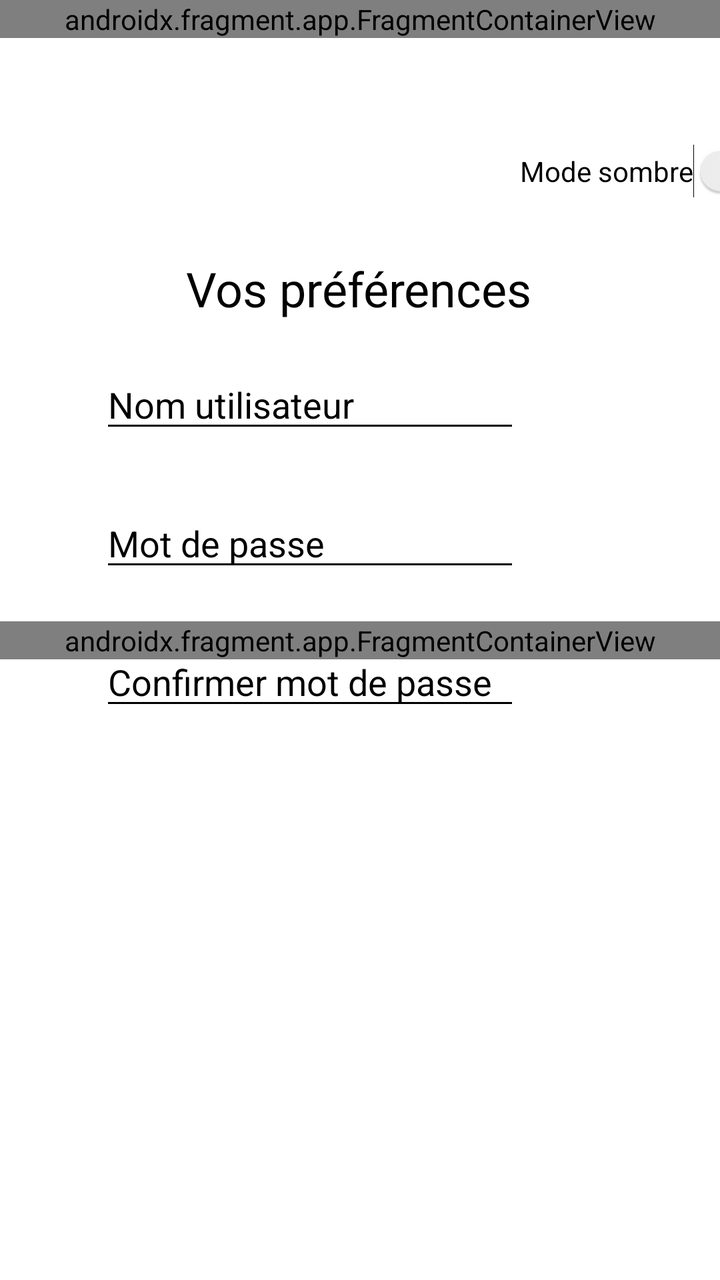
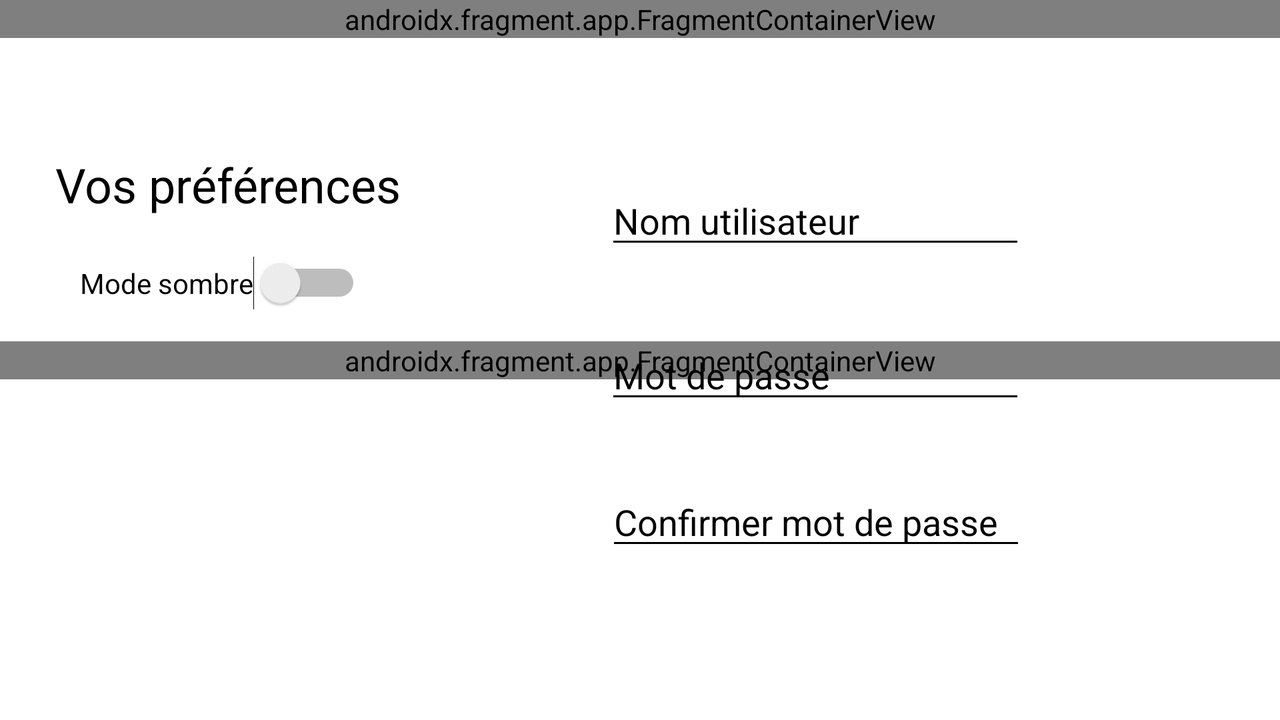

The same Android screen from two of the app's own layout files: first res/layout/ as a phone draws it, then the author's variant for another configuration, drawn on a device whose configuration selects that folder. Both files follow.
<!-- AndroidManifest.xml: application theme Base.Theme.Light -->
<!-- res/layout/parametre.xml -->
<?xml version="1.0" encoding="utf-8"?>
<androidx.constraintlayout.widget.ConstraintLayout xmlns:android="http://schemas.android.com/apk/res/android"
    xmlns:app="http://schemas.android.com/apk/res-auto"
    xmlns:tools="http://schemas.android.com/tools"
    android:layout_width="match_parent"
    android:layout_height="match_parent"
    android:backgroundTint="@color/turquoise">

    <androidx.fragment.app.FragmentContainerView
        android:id="@+id/navbar"
        android:name="ca.qc.bdeb.c5gm.tp1.fragment.NavigationFragment"
        android:layout_width="match_parent"
        android:layout_height="wrap_content"
        app:layout_constraintBottom_toBottomOf="parent"
        app:layout_constraintEnd_toEndOf="parent"
        app:layout_constraintStart_toStartOf="parent"
        app:layout_constraintTop_toTopOf="parent"
        tools:layout="@layout/fragment_navigation" />

    <EditText
        android:id="@+id/nomUtilisateurModif"
        android:layout_width="wrap_content"
        android:layout_height="wrap_content"
        android:layout_marginTop="180dp"
        android:layout_marginEnd="100dp"
        android:ems="10"
        android:hint="@string/indice_nom_utilisateur"
        android:textColorHint="?attr/iconTint"
        android:textColor="?attr/iconTint"
        android:inputType="text"
        android:text=""
        app:layout_constraintEnd_toEndOf="parent"
        app:layout_constraintTop_toTopOf="parent" />

    <EditText
        android:id="@+id/mdpModif"
        android:layout_width="wrap_content"
        android:layout_height="wrap_content"
        android:layout_marginTop="28dp"
        android:layout_marginEnd="100dp"
        android:ems="10"
        android:hint="@string/indice_mot_de_passe"
        android:textColorHint="?attr/iconTint"
        android:textColor="?attr/iconTint"
        android:inputType="textPassword"
        android:text=""
        app:layout_constraintEnd_toEndOf="parent"
        app:layout_constraintTop_toBottomOf="@+id/nomUtilisateurModif" />

    <EditText
        android:id="@+id/mdpModifConfirmation"
        android:layout_width="wrap_content"
        android:layout_height="wrap_content"
        android:layout_marginTop="28dp"
        android:layout_marginEnd="100dp"
        android:textColorHint="?attr/iconTint"
        android:textColor="?attr/iconTint"
        android:ems="10"
        android:hint="@string/indice_confirmer_mot_de_passe"
        android:inputType="textPassword"
        android:text=""
        app:layout_constraintEnd_toEndOf="parent"
        app:layout_constraintTop_toBottomOf="@+id/mdpModif" />

    <Button
        android:id="@+id/btnModifierCompte"
        android:layout_width="212dp"
        android:layout_height="37dp"
        android:layout_marginTop="36dp"
        android:layout_marginEnd="100dp"
        android:background="@drawable/bouton_rond"
        android:text="@string/modifier"
        android:theme="@style/Button.Turquoise"
        app:layout_constraintEnd_toEndOf="parent"
        app:layout_constraintTop_toBottomOf="@+id/mdpModifConfirmation" />

    <Button
        android:id="@+id/btnSupprimerCompte"
        android:layout_width="206dp"
        android:layout_height="38dp"
        android:layout_marginTop="20dp"
        android:layout_marginEnd="104dp"
        android:background="@drawable/bouton_rond"
        android:text="@string/supprimer"
        android:theme="@style/Button.Rouge"
        app:layout_constraintEnd_toEndOf="parent"
        app:layout_constraintTop_toBottomOf="@+id/btnModifierCompte" />

    <TextView
        android:id="@+id/textView4"
        android:layout_width="wrap_content"
        android:layout_height="wrap_content"
        android:layout_marginTop="128dp"
        android:text="@string/vos_preferences"
        android:textSize="24sp"
        app:layout_constraintEnd_toEndOf="parent"
        app:layout_constraintHorizontal_bias="0.498"
        app:layout_constraintStart_toStartOf="parent"
        app:layout_constraintTop_toTopOf="parent" />

    <Switch
        android:id="@+id/modeSombre"
        android:layout_width="wrap_content"
        android:layout_height="wrap_content"
        android:layout_marginStart="260dp"
        android:layout_marginTop="72dp"
        android:text="@string/mode_sombre"
        android:textColor="?attr/iconTint"
        app:layout_constraintStart_toStartOf="parent"
        app:layout_constraintTop_toTopOf="parent"
        tools:ignore="UseSwitchCompatOrMaterialXml" />

    <androidx.fragment.app.FragmentContainerView
        android:id="@+id/fragmentContainerView9"
        android:name="ca.qc.bdeb.c5gm.tp1.fragment.ToolbarFragment"
        android:layout_width="match_parent"
        android:layout_height="wrap_content"
        app:layout_constraintEnd_toEndOf="parent"
        app:layout_constraintStart_toStartOf="parent"
        app:layout_constraintTop_toTopOf="parent" />


</androidx.constraintlayout.widget.ConstraintLayout>
<!-- resources referenced by this layout -->
<resources>
  <color name="turquoise">#4ab592</color>
  <string name="indice_confirmer_mot_de_passe">Confirmer mot de passe</string>
  <string name="indice_mot_de_passe">Mot de passe</string>
  <string name="indice_nom_utilisateur">Nom utilisateur</string>
  <string name="mode_sombre">Mode sombre</string>
  <string name="modifier">Modifier</string>
  <string name="supprimer">Supprimer</string>
  <string name="vos_preferences">Vos préférences</string>
  <style name="Button.Rouge" parent="Widget.Material3.Button">
          <item name="android:textColor">@color/blanc</item>
          <item name="backgroundTint">@color/rouge</item>
          <item name="textAllCaps">false</item>
      </style>
  <style name="Button.Turquoise" parent="Widget.Material3.Button">
          <item name="android:textColor">@color/blanc</item>
          <item name="backgroundTint">@color/turquoise</item>
          <item name="textAllCaps">false</item>
      </style>
  <style name="Base.Theme.Light" parent="Theme.AppCompat.Light.NoActionBar">
          <item name="android:colorBackground">@color/blanc</item>
          <item name="android:textColor">@color/noir</item>
          <item name="iconTint">@color/noir</item>
          <item name="titleTextColor">@color/noir</item>
          <item name="android:textColorSecondary">@color/noir</item>
          <item name="itemBackgroundColor">@color/lightItemBackground</item>
      </style>
  <color name="blanc">#FFFFFFFF</color>
  <color name="rouge">#f8073a</color>
  <color name="noir">#FF000000</color>
  <color name="lightItemBackground">#FFFFFF</color>
</resources>
<!-- res/layout-land/parametre.xml (the author's variant of the layout above) -->
<!-- drawn on the phone turned sideways -->
<?xml version="1.0" encoding="utf-8"?>
<androidx.constraintlayout.widget.ConstraintLayout xmlns:android="http://schemas.android.com/apk/res/android"
    xmlns:app="http://schemas.android.com/apk/res-auto"
    xmlns:tools="http://schemas.android.com/tools"
    android:layout_width="match_parent"
    android:layout_height="match_parent"
    android:backgroundTint="@color/turquoise"
    tools:layout_editor_absoluteX="173dp"
    tools:layout_editor_absoluteY="12dp">

    <androidx.fragment.app.FragmentContainerView
        android:id="@+id/navbar"
        android:name="ca.qc.bdeb.c5gm.tp1.fragment.NavigationFragment"
        android:layout_width="match_parent"
        android:layout_height="wrap_content"
        app:layout_constraintBottom_toBottomOf="parent"
        app:layout_constraintEnd_toEndOf="parent"
        app:layout_constraintStart_toStartOf="parent"
        app:layout_constraintTop_toTopOf="parent"
        tools:layout="@layout/fragment_navigation" />

    <EditText
        android:id="@+id/nomUtilisateurModif"
        android:layout_width="wrap_content"
        android:layout_height="wrap_content"
        android:layout_marginTop="88dp"
        android:ems="10"
        android:hint="@string/indice_nom_utilisateur"
        android:inputType="text"
        android:text=""
        android:textColor="?attr/iconTint"
        android:textColorHint="?attr/iconTint"
        app:layout_constraintEnd_toEndOf="parent"
        app:layout_constraintHorizontal_bias="0.704"
        app:layout_constraintStart_toStartOf="parent"
        app:layout_constraintTop_toTopOf="parent" />

    <EditText
        android:id="@+id/mdpModif"
        android:layout_width="wrap_content"
        android:layout_height="wrap_content"
        android:layout_marginTop="36dp"
        android:ems="10"
        android:hint="@string/indice_mot_de_passe"
        android:inputType="textPassword"
        android:text=""
        android:textColor="?attr/iconTint"
        android:textColorHint="?attr/iconTint"
        app:layout_constraintEnd_toEndOf="parent"
        app:layout_constraintHorizontal_bias="0.704"
        app:layout_constraintStart_toStartOf="parent"
        app:layout_constraintTop_toBottomOf="@+id/nomUtilisateurModif" />

    <EditText
        android:id="@+id/mdpModifConfirmation"
        android:layout_width="wrap_content"
        android:layout_height="wrap_content"
        android:layout_marginTop="32dp"
        android:ems="10"
        android:hint="@string/indice_confirmer_mot_de_passe"
        android:inputType="textPassword"
        android:text=""
        android:textColor="?attr/iconTint"
        android:textColorHint="?attr/iconTint"
        app:layout_constraintBottom_toBottomOf="parent"
        app:layout_constraintEnd_toEndOf="parent"
        app:layout_constraintHorizontal_bias="0.705"
        app:layout_constraintStart_toStartOf="parent"
        app:layout_constraintTop_toBottomOf="@+id/mdpModif"
        app:layout_constraintVertical_bias="0.0" />

    <Button
        android:id="@+id/btnModifierCompte"
        android:layout_width="212dp"
        android:layout_height="37dp"
        android:layout_marginTop="188dp"
        android:background="@drawable/bouton_rond"
        android:text="@string/modifier"
        android:theme="@style/Button.Turquoise"
        app:layout_constraintEnd_toEndOf="parent"
        app:layout_constraintHorizontal_bias="0.072"
        app:layout_constraintStart_toStartOf="parent"
        app:layout_constraintTop_toTopOf="parent" />

    <Button
        android:id="@+id/btnSupprimerCompte"
        android:layout_width="211dp"
        android:layout_height="35dp"
        android:layout_marginTop="32dp"
        android:background="@drawable/bouton_rond"
        android:text="@string/supprimer"
        android:theme="@style/Button.Rouge"
        app:layout_constraintBottom_toBottomOf="parent"
        app:layout_constraintEnd_toEndOf="parent"
        app:layout_constraintHorizontal_bias="0.072"
        app:layout_constraintStart_toStartOf="parent"
        app:layout_constraintTop_toBottomOf="@+id/btnModifierCompte"
        app:layout_constraintVertical_bias="0.0" />

    <TextView
        android:id="@+id/textView4"
        android:layout_width="wrap_content"
        android:layout_height="wrap_content"
        android:layout_marginTop="76dp"
        android:text="@string/vos_preferences"
        android:textSize="24sp"
        app:layout_constraintEnd_toEndOf="parent"
        app:layout_constraintHorizontal_bias="0.059"
        app:layout_constraintStart_toStartOf="parent"
        app:layout_constraintTop_toTopOf="parent" />

    <Switch
        android:id="@+id/modeSombre"
        android:layout_width="wrap_content"
        android:layout_height="wrap_content"
        android:layout_marginStart="40dp"
        android:layout_marginTop="128dp"
        android:text="@string/mode_sombre"
        android:textColor="?attr/iconTint"
        app:layout_constraintStart_toStartOf="parent"
        app:layout_constraintTop_toTopOf="parent"
        tools:ignore="UseSwitchCompatOrMaterialXml" />

    <androidx.fragment.app.FragmentContainerView
        android:id="@+id/fragmentContainerView10"
        android:name="ca.qc.bdeb.c5gm.tp1.fragment.ToolbarFragment"
        android:layout_width="match_parent"
        android:layout_height="wrap_content"
        app:layout_constraintEnd_toEndOf="parent"
        app:layout_constraintStart_toStartOf="parent"
        app:layout_constraintTop_toTopOf="parent" />


</androidx.constraintlayout.widget.ConstraintLayout>
